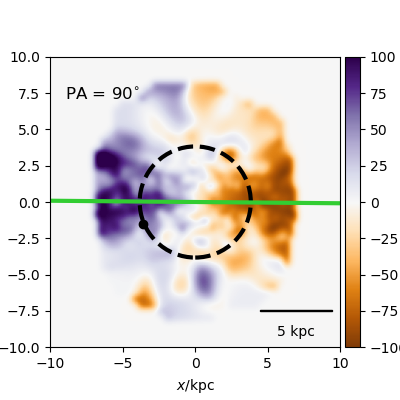

Write the Python code that produced this figure.
#galaxy 219 Ray's stellar velocity code
import pynbody
import numpy as np
import pynbody.plot.sph as sph
import matplotlib.pyplot as plt
from pynbody_velmaps.scripts.plot_manga_velmaps import *
from pynbody_velmaps.position_angles import *

filename='/mnt/data0/jillian/gguaman/r219/cosmo25p.768sg1bwK1BHe75.007779'
redshift=0.01
image_width=20

stellar_map, stellar_pa, ax = plot_manga_map(filename, redshift, "star", weights="mass", image_width=image_width, orientation="sideon", cmap='PuOr', vmin=-100, vmax=100)

plt.show()
plt.savefig("galaxy219_StelVelR.png")
